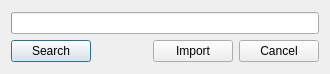
<ui version="4.0" >
 <class>ImportScheduleDialog</class>
 <widget class="QDialog" name="ImportScheduleDialog" >
  <property name="geometry" >
   <rect>
    <x>0</x>
    <y>0</y>
    <width>330</width>
    <height>74</height>
   </rect>
  </property>
  <property name="sizePolicy" >
   <sizepolicy vsizetype="MinimumExpanding" hsizetype="Preferred" >
    <horstretch>0</horstretch>
    <verstretch>0</verstretch>
   </sizepolicy>
  </property>
  <property name="windowTitle" >
   <string>Import schedule</string>
  </property>
  <layout class="QGridLayout" name="gridLayout" >
   <item row="0" column="0" >
    <layout class="QVBoxLayout" name="verticalLayout" >
     <item>
      <widget class="QProgressBar" name="progressBar" >
       <property name="value" >
        <number>0</number>
       </property>
       <property name="textVisible" >
        <bool>false</bool>
       </property>
      </widget>
     </item>
     <item>
      <layout class="QHBoxLayout" name="horizontalLayout_2" >
       <item>
        <widget class="QPushButton" name="search" >
         <property name="text" >
          <string>Search</string>
         </property>
        </widget>
       </item>
       <item>
        <spacer name="horizontalSpacer_2" >
         <property name="orientation" >
          <enum>Qt::Horizontal</enum>
         </property>
         <property name="sizeHint" stdset="0" >
          <size>
           <width>40</width>
           <height>20</height>
          </size>
         </property>
        </spacer>
       </item>
       <item>
        <widget class="QPushButton" name="import" >
         <property name="text" >
          <string>Import</string>
         </property>
        </widget>
       </item>
       <item>
        <widget class="QPushButton" name="cancel" >
         <property name="text" >
          <string>Cancel</string>
         </property>
        </widget>
       </item>
      </layout>
     </item>
    </layout>
   </item>
  </layout>
 </widget>
 <resources/>
 <connections>
  <connection>
   <sender>cancel</sender>
   <signal>clicked()</signal>
   <receiver>ImportScheduleDialog</receiver>
   <slot>close()</slot>
   <hints>
    <hint type="sourcelabel" >
     <x>515</x>
     <y>124</y>
    </hint>
    <hint type="destinationlabel" >
     <x>283</x>
     <y>80</y>
    </hint>
   </hints>
  </connection>
 </connections>
</ui>
